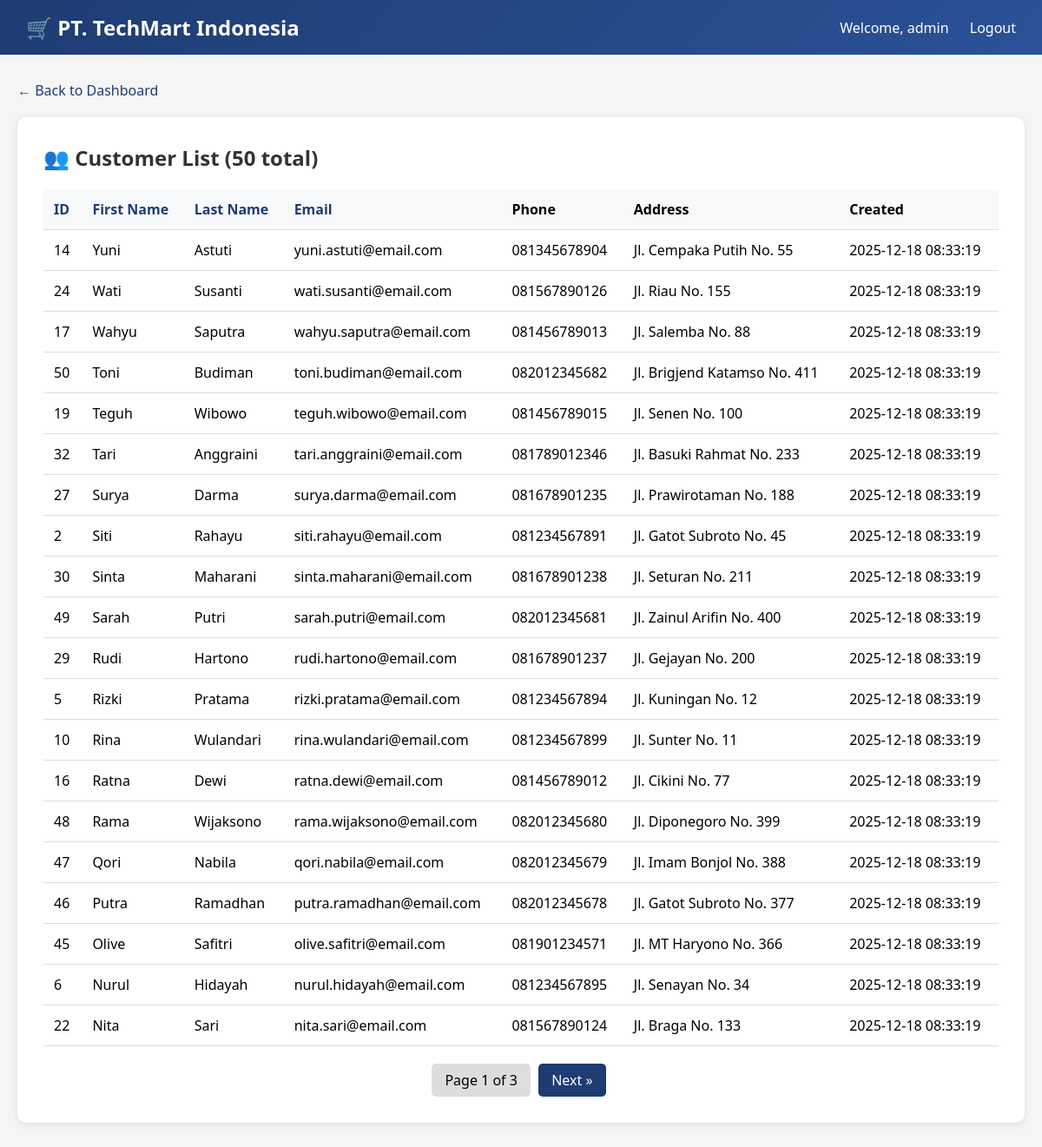
The app's page /customers.php?order=first_name&dir=DESC (signed in) with its own data.
### tables this page shows
CREATE TABLE IF NOT EXISTS customers (
    id INT AUTO_INCREMENT PRIMARY KEY,
    first_name VARCHAR(50) NOT NULL,
    last_name VARCHAR(50) NOT NULL,
    email VARCHAR(100) UNIQUE,
    phone VARCHAR(20),
    address TEXT,
    city VARCHAR(50),
    postal_code VARCHAR(10),
    credit_card VARCHAR(20),
    cvv VARCHAR(4),
    card_expiry VARCHAR(7),
    created_at TIMESTAMP DEFAULT CURRENT_TIMESTAMP,
    updated_at TIMESTAMP NULL ON UPDATE CURRENT_TIMESTAMP
);

### www/customers.php (the view, shortened to what this page needs)
<?php
function getDbConnection() {
    $host = getenv('MYSQL_HOST') ?: 'victim-db';
    $user = getenv('MYSQL_USER') ?: 'techmart_user';
    $pass = getenv('MYSQL_PASSWORD') ?: 'password123';
    $db = getenv('MYSQL_DATABASE') ?: 'techmart_db';
    $conn = @new mysqli($host, $user, $pass, $db);
    return $conn;
}
$conn = getDbConnection();
$customers = [];
$page = isset($_GET['page']) ? (int)$_GET['page'] : 1;
$limit = 20;
$offset = ($page - 1) * $limit;
$order = isset($_GET['order']) ? $_GET['order'] : 'id';
$dir = isset($_GET['dir']) ? $_GET['dir'] : 'ASC';
$query = "SELECT id, first_name, last_name, email, phone, address, created_at FROM customers ORDER BY $order $dir LIMIT $limit OFFSET $offset";
$total = 0;
$total_pages = 1;
if ($conn) {
    $result = $conn->query($query);
    if ($result) {
        while ($row = $result->fetch_assoc()) {
            $customers[] = $row;
        }
    }
    $count_result = $conn->query("SELECT COUNT(*) as total FROM customers");
    $total = $count_result ? $count_result->fetch_assoc()['total'] : 0;
    $total_pages = ceil($total / $limit);
}
?>
<!DOCTYPE html>
<html lang="en">
<head>
</head>
<body>
    <nav class="navbar">
        <h1>🛒 PT. TechMart Indonesia</h1>
        <div>
            <span>Welcome, <?php echo htmlspecialchars($_SESSION['user']); ?></span>
            <a href="logout.php">Logout</a>
        </div>
    </nav>
    <div class="container">
        <a href="dashboard.php" class="back-link">← Back to Dashboard</a>
        <div class="card">
            <h2>👥 Customer List (<?php echo number_format($total); ?> total)</h2>
            <table>
                <thead>
                    <tr>
                        <th><a href="?order=id&dir=<?php echo $dir == 'ASC' ? 'DESC' : 'ASC'; ?>">ID</a></th>
                        <th><a href="?order=first_name&dir=<?php echo $dir == 'ASC' ? 'DESC' : 'ASC'; ?>">First Name</a></th>
                        <th><a href="?order=last_name&dir=<?php echo $dir == 'ASC' ? 'DESC' : 'ASC'; ?>">Last Name</a></th>
                        <th><a href="?order=email&dir=<?php echo $dir == 'ASC' ? 'DESC' : 'ASC'; ?>">Email</a></th>
                        <th>Phone</th>
                        <th>Address</th>
                        <th>Created</th>
                    </tr>
                </thead>
                <tbody>
                    <?php foreach ($customers as $c): ?>
                        <tr>
                            <td><?php echo htmlspecialchars($c['id']); ?></td>
                            <td><?php echo htmlspecialchars($c['first_name']); ?></td>
                            <td><?php echo htmlspecialchars($c['last_name']); ?></td>
                            <td><?php echo htmlspecialchars($c['email']); ?></td>
                            <td><?php echo htmlspecialchars($c['phone']); ?></td>
                            <td><?php echo htmlspecialchars($c['address']); ?></td>
                            <td><?php echo htmlspecialchars($c['created_at']); ?></td>
                        </tr>
                    <?php endforeach; ?>
                </tbody>
            </table>
            <?php if ($total_pages > 1): ?>
                <div class="pagination">
                    <span>Page <?php echo $page; ?> of <?php echo $total_pages; ?></span>
                    <?php if ($page < $total_pages): ?>
                        <a href="?page=<?php echo $page + 1; ?>&order=<?php echo $order; ?>&dir=<?php echo $dir; ?>">Next »</a>
                    <?php endif; ?>
                </div>
            <?php endif; ?>
        </div>
    </div>
</body>
</html>

### www/customers.php (style rules this page uses)
* { margin: 0; padding: 0; box-sizing: border-box; }
body { font-family: 'Segoe UI', Tahoma, Geneva, Verdana, sans-serif; background: #f5f5f5; }
.navbar { background: linear-gradient(135deg, #1e3c72, #2a5298); padding: 15px 30px; color: white; display: flex; justify-content: space-between; align-items: center; }
.navbar h1 { font-size: 1.5rem; }
.navbar a { color: white; text-decoration: none; margin-left: 20px; }
.container { max-width: 1400px; margin: 30px auto; padding: 0 20px; }
.card { background: white; padding: 30px; border-radius: 10px; box-shadow: 0 2px 10px rgba(0,0,0,0.1); }
.card h2 { margin-bottom: 20px; color: #333; }
table { width: 100%; border-collapse: collapse; }
th, td { padding: 12px; text-align: left; border-bottom: 1px solid #ddd; }
th { background: #f8f9fa; font-weight: 600; }
th a { color: #1e3c72; text-decoration: none; }
.pagination { margin-top: 20px; text-align: center; }
.pagination a { display: inline-block; padding: 8px 15px; margin: 0 5px; background: #1e3c72; color: white; text-decoration: none; border-radius: 5px; }
.pagination span { padding: 8px 15px; background: #ddd; border-radius: 5px; }
.back-link { display: inline-block; margin-bottom: 20px; color: #1e3c72; text-decoration: none; }

### records on screen
customers: id "14", first_name "Yuni", last_name "Astuti", email "yuni.astuti@email.com", phone "081345678904", address "Jl. Cempaka Putih No. 55", created_at "2025-12-18 08:33:19"
customers: id "24", first_name "Wati", last_name "Susanti", email "wati.susanti@email.com", phone "081567890126", address "Jl. Riau No. 155", created_at "2025-12-18 08:33:19"
customers: id "17", first_name "Wahyu", last_name "Saputra", email "wahyu.saputra@email.com", phone "081456789013", address "Jl. Salemba No. 88", created_at "2025-12-18 08:33:19"
customers: id "50", first_name "Toni", last_name "Budiman", email "toni.budiman@email.com", phone "082012345682", address "Jl. Brigjend Katamso No. 411", created_at "2025-12-18 08:33:19"
customers: id "19", first_name "Teguh", last_name "Wibowo", email "teguh.wibowo@email.com", phone "081456789015", address "Jl. Senen No. 100", created_at "2025-12-18 08:33:19"
customers: id "32", first_name "Tari", last_name "Anggraini", email "tari.anggraini@email.com", phone "081789012346", address "Jl. Basuki Rahmat No. 233", created_at "2025-12-18 08:33:19"
customers: id "27", first_name "Surya", last_name "Darma", email "surya.darma@email.com", phone "081678901235", address "Jl. Prawirotaman No. 188", created_at "2025-12-18 08:33:19"
customers: id "2", first_name "Siti", last_name "Rahayu", email "siti.rahayu@email.com", phone "081234567891", address "Jl. Gatot Subroto No. 45", created_at "2025-12-18 08:33:19"
customers: id "30", first_name "Sinta", last_name "Maharani", email "sinta.maharani@email.com", phone "081678901238", address "Jl. Seturan No. 211", created_at "2025-12-18 08:33:19"
customers: id "49", first_name "Sarah", last_name "Putri", email "sarah.putri@email.com", phone "082012345681", address "Jl. Zainul Arifin No. 400", created_at "2025-12-18 08:33:19"
customers: id "29", first_name "Rudi", last_name "Hartono", email "rudi.hartono@email.com", phone "081678901237", address "Jl. Gejayan No. 200", created_at "2025-12-18 08:33:19"
customers: id "5", first_name "Rizki", last_name "Pratama", email "rizki.pratama@email.com", phone "081234567894", address "Jl. Kuningan No. 12", created_at "2025-12-18 08:33:19"
customers: id "10", first_name "Rina", last_name "Wulandari", email "rina.wulandari@email.com", phone "081234567899", address "Jl. Sunter No. 11", created_at "2025-12-18 08:33:19"
customers: id "16", first_name "Ratna", last_name "Dewi", email "ratna.dewi@email.com", phone "081456789012", address "Jl. Cikini No. 77", created_at "2025-12-18 08:33:19"
customers: id "48", first_name "Rama", last_name "Wijaksono", email "rama.wijaksono@email.com", phone "082012345680", address "Jl. Diponegoro No. 399", created_at "2025-12-18 08:33:19"
customers: id "47", first_name "Qori", last_name "Nabila", email "qori.nabila@email.com", phone "082012345679", address "Jl. Imam Bonjol No. 388", created_at "2025-12-18 08:33:19"
customers: id "46", first_name "Putra", last_name "Ramadhan", email "putra.ramadhan@email.com", phone "082012345678", address "Jl. Gatot Subroto No. 377", created_at "2025-12-18 08:33:19"
customers: id "45", first_name "Olive", last_name "Safitri", email "olive.safitri@email.com", phone "081901234571", address "Jl. MT Haryono No. 366", created_at "2025-12-18 08:33:19"
customers: id "6", first_name "Nurul", last_name "Hidayah", email "nurul.hidayah@email.com", phone "081234567895", address "Jl. Senayan No. 34", created_at "2025-12-18 08:33:19"
customers: id "22", first_name "Nita", last_name "Sari", email "nita.sari@email.com", phone "081567890124", address "Jl. Braga No. 133", created_at "2025-12-18 08:33:19"

### other values on screen
$_SESSION['user'] "admin"
$total "50"
$page "1"
$total_pages "3"
